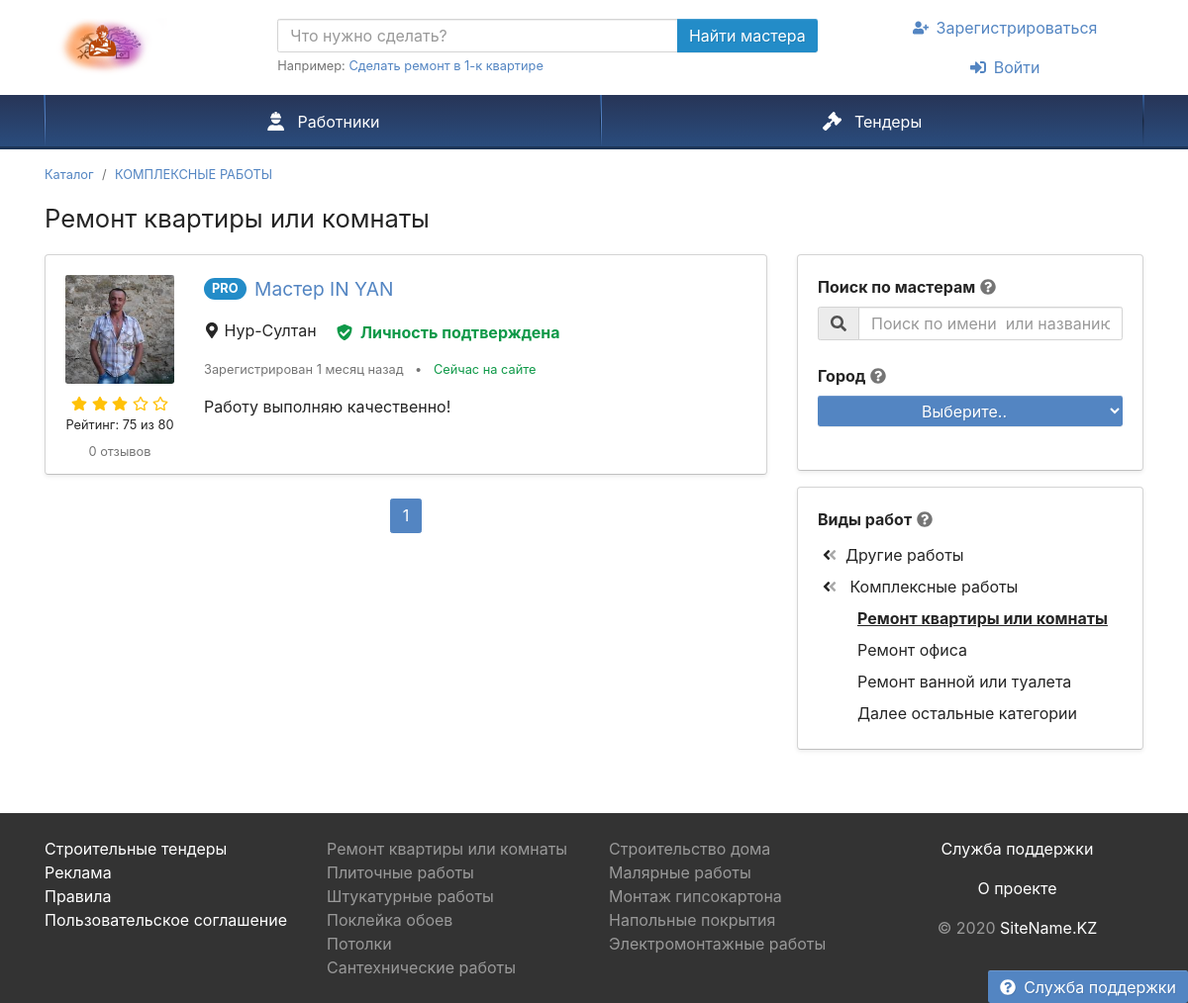
Page /employeeByCategory.php?sid=7 on the earlier database version.
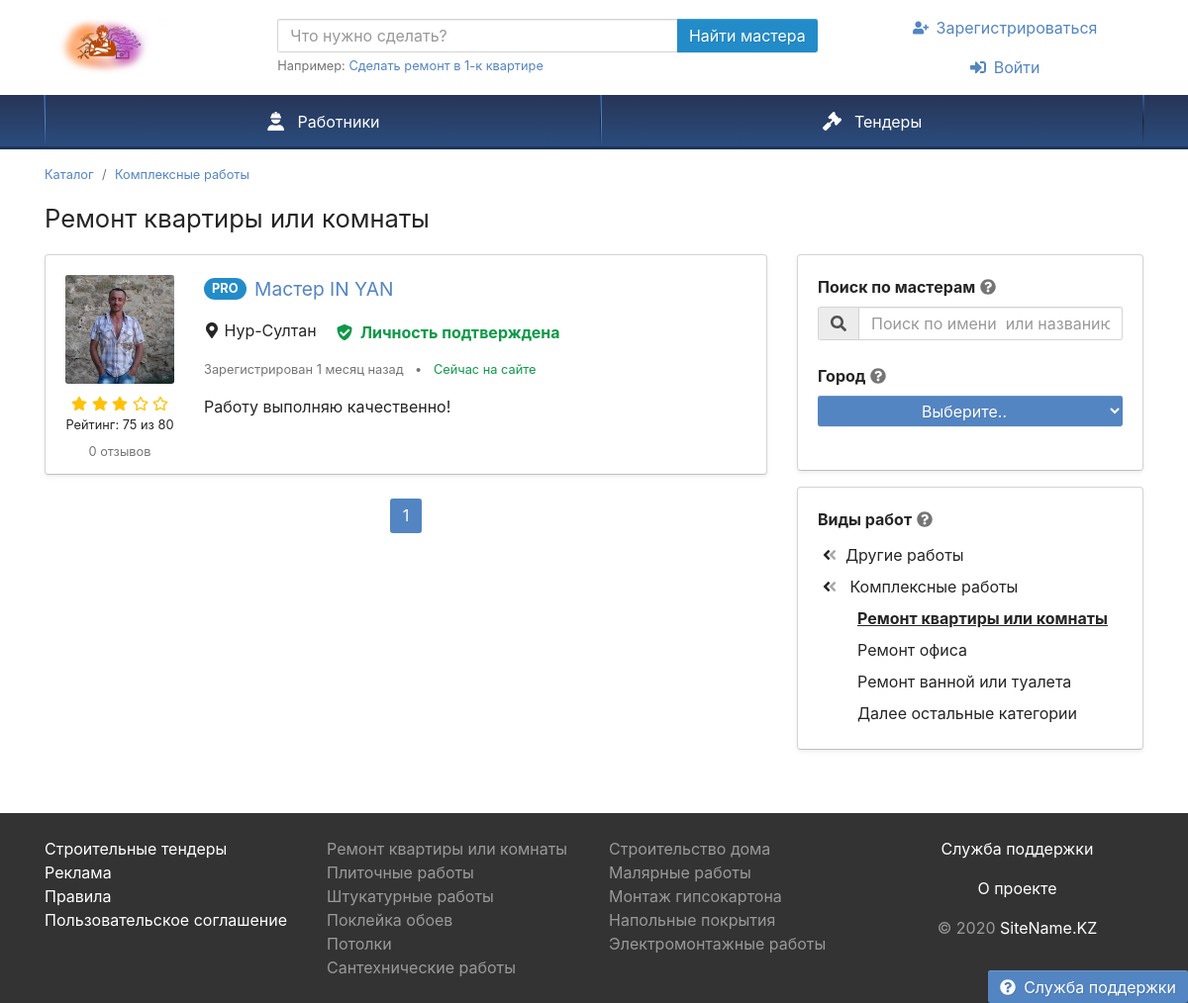
Same page on the later database version.
### tables this page shows
CREATE TABLE `speciality` (
  `ID` int(11) NOT NULL,
  `NAME_SPEC` varchar(255) NOT NULL
);

### employeeByCategory.php (the view, shortened to what the changed rows need)
<?php
require_once 'Theme/blocks/header.php'; ?>
<div class="container pt-3 mb-5">
    <ol class="mb-3 breadcrumb" itemscope itemtype="http://schema.org/BreadcrumbList">
        <?php
        require_once 'conn.php';
        $id = $_GET['sid'];
        $query = "select s.* from speciality s, services sc where sc.ID = $id and sc.SPECID = s.ID";
               $result = mysqli_query($link, $query) or die("Ошибка " . mysqli_error($link));
               $rows = mysqli_fetch_all($result, MYSQLI_ASSOC);
               ?>
        <li class="breadcrumb-item" itemprop="itemListElement" itemscope itemtype="http://schema.org/ListItem">
            <a href="#" itemprop="item">
                <span itemprop="name"><?php echo $rows[0]['NAME_SPEC']; ?></span>
            </a>
        </li>
    </ol>
    <h1 class="mb-3 text-center text-md-left">Ремонт квартиры или комнаты</h1>
</div>
      </body>
  </html>

Differences in the rows shown:
changed speciality: NAME_SPEC "КОМПЛЕКСНЫЕ РАБОТЫ" → "Комплексные работы"
